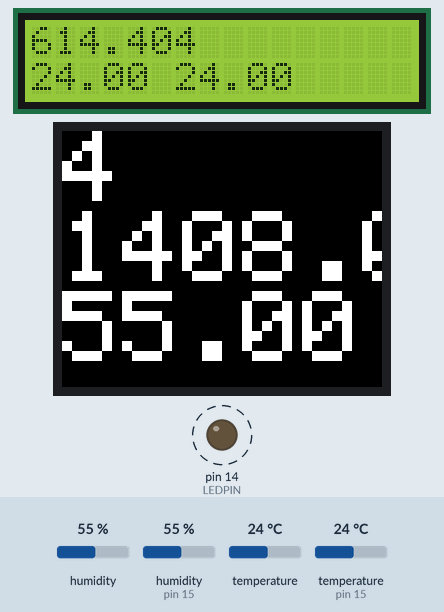
Simulated run of this sketch. Board: Arduino Uno, built with avr-gcc and run on an emulated ATmega328P. Parts: 16×2 character LCD, 160×128 colour display, output pins drawn as LEDs (lit = HIGH). Wiring (inferred from the names in the program): DHT11 sensor: data pin 15; TMP102 temperature sensor at I2C address 0x48. Dashed ring = blinking. The test bench sets the inputs (shaded band); at power-on: humidity 55 %, humidity (sensor on pin 15) 55 %, temperature 24 °C, temperature (sensor on pin 15) 24 °C. What the sketch prints to the serial monitor is not drawn.

Above: at 4.9 s.
5.0 s: humidity (sensor 0) set to 22 %
At 9.11 s:
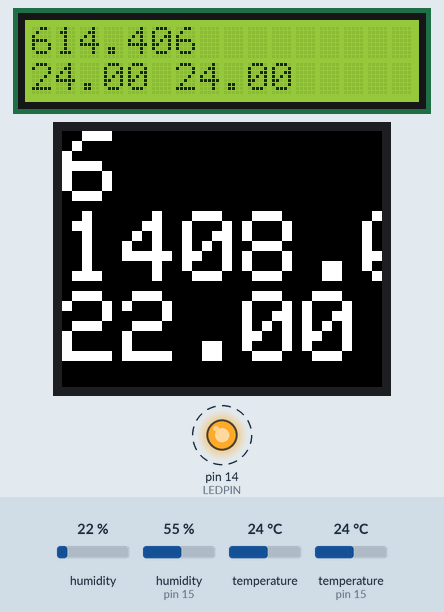
10.4 s: humidity (sensor on pin 15) set to 22 %
At 12.9 s:
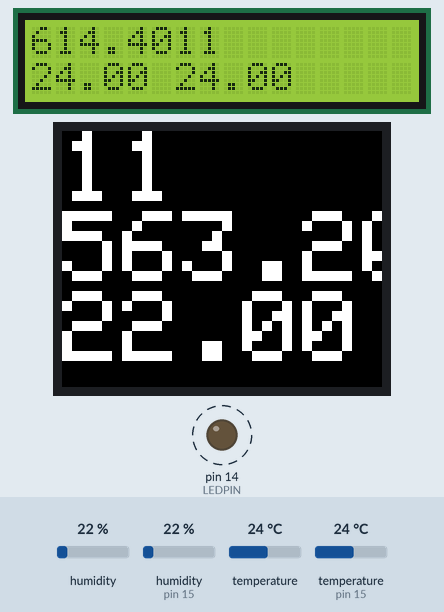
13.2 s: temperature (sensor 0) set to 12 °C
At 15.4 s:
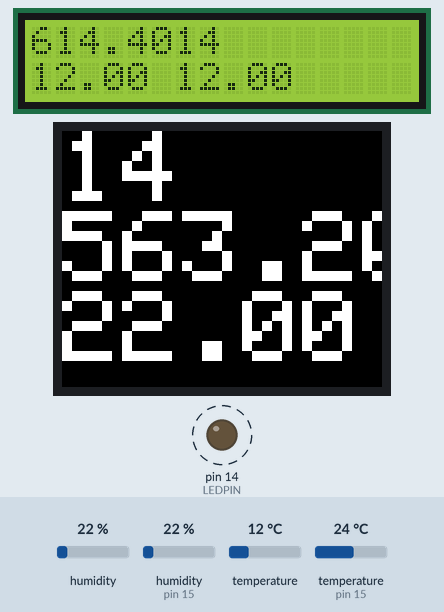
15.7 s: temperature (sensor on pin 15) set to 12 °C
At 17.7 s:
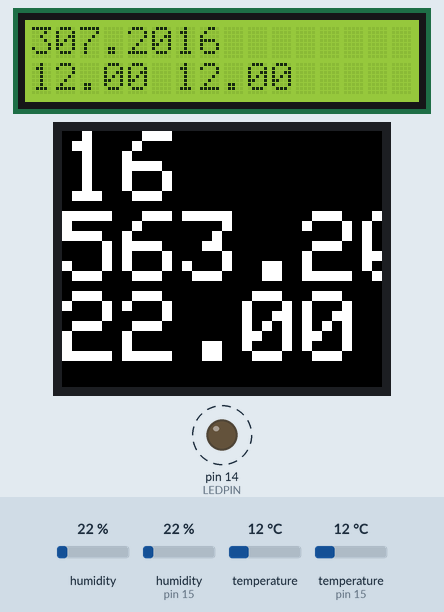
18.0 s: humidity (sensor 0) set to 40 %
At 20.1 s:
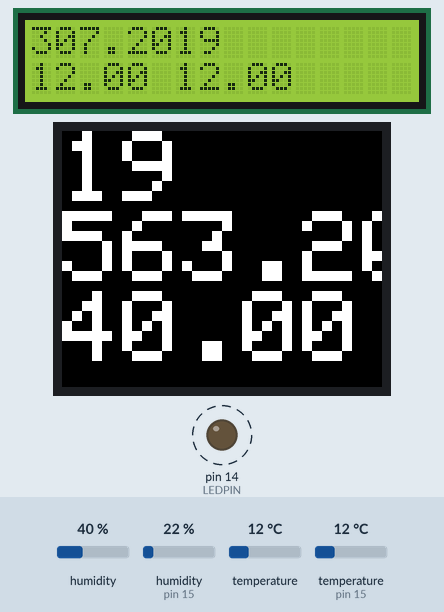
20.6 s: humidity (sensor on pin 15) set to 40 %
At 22.4 s:
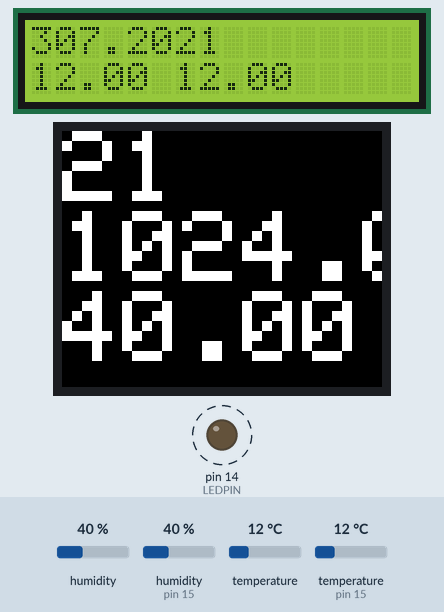
Timing chart, 0 to 24.0 s (numbered marks = the images above; inputs shaded):
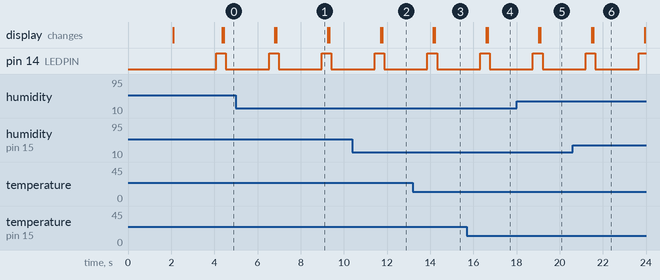

Measured:
- by itself, pin 14 (LEDPIN): alternates HIGH for 0.45 s and LOW for 2.0 s
- what the display in image 1 shows lasts 2.4 s, from 6.9 s to 9.3 s

The sketch:

AllSensorsScreens.ino
```cpp
#include "Arduino.h"

//Libraries
#include <DHT.h>
#include <Wire.h>
#include "Adafruit_HTU21DF.h"
#include <TFT.h>
#include <SPI.h>
#include <LiquidCrystal.h>
#include <stdio.h>


//Constants
#define LEDPIN 14     		// LED PIN
#define DHTPIN 15     		// DHT sensor PIN
#define DHTTYPE DHT22   	// DHT 22  (AM2302)
#define TMP102_I2CADDR 0x48	//TMP102 address
// TFT Parameterspin definition for the Uno
#define CS   10
#define DC   9
#define RST  8


// Initialize DHT sensor for normal 16mhz Arduino
DHT dht(DHTPIN, DHTTYPE);

// Initialize HTU sensor
Adafruit_HTU21DF htu = Adafruit_HTU21DF();

// Initialize the library with the numbers of the interface pins
LiquidCrystal lcd(2, 3, 4, 5, 6, 7);

// Initialise TFT
TFT TFTscreen = TFT(CS, DC, RST);

//Variables
//int chk;
float hum; 	 				//Stores humidity value
float temp; 				//Stores temperature value

char output[5];		// char array to print to the screen
float temperature[3];
float humidity[3];


void setup()
{
  Serial.begin(9600);

  //led
  pinMode(LEDPIN, OUTPUT);  // Set digital pin 2 -> output

  //init DHT
  dht.begin();

  //init HTU
  if (!htu.begin()) {
     Serial.println("Couldn't find sensor!");
     while (1);
   }

  //init  LCD: set up  number of columns and rows:
  lcd.begin(16, 2);
  lcd.print("Starting");

  //initTFT
  TFTscreen.begin();
  TFTscreen.background(0, 0, 0); 				// clear the screen with a black background
  TFTscreen.stroke(255, 255, 255);				// set the font color to white
  TFTscreen.setTextSize(2);						// set the font size
  TFTscreen.text("Starting", 0, 0); 	// write the text to the top left corner of the screen

  delay(2000);
  lcd.clear();
  TFTscreen.setTextSize(5);			  			// ste the font size very large for the loop
}


void runDHT22()
{
	//Read data and store it to variables hum and temp
	hum		= dht.readHumidity();
    temp	= dht.readTemperature();

    //Print temp and humidity values to lcd
    // set the cursor to column 0, line 0
    lcd.setCursor(0, 0);
    lcd.print(temp);

    lcd.print(millis() / 1000);   // print the number of seconds since reset:

    temperature[0]  = temp;
    humidity[0]		= hum;

    Serial.print("\tDHT\tT: ");
	Serial.print(temp);
	Serial.print("\tH: ");
	Serial.println(hum);
}


void runHTU()
{
	 hum	= htu.readHumidity();
     temp	= htu.readTemperature();

     lcd.setCursor(0, 1);
     lcd.print(temp);

     temperature[1]	= temp;
     humidity[1]	= hum;

     Serial.print("\tHTU\tT: ");
	 Serial.print(temp);
	 Serial.print("\tH: ");
	 Serial.println(hum);
}


void runTMP102(){
	float temp = getTMP102Temperature();

	lcd.setCursor(6, 1);
	lcd.print(temp);

	temperature[2] = temp;

	Serial.print("\tTMP\tT: ");
	Serial.println(temp);
}


float getTMP102Temperature(){
  Wire.requestFrom(TMP102_I2CADDR,2);

  byte MSB = Wire.read();
  byte LSB = Wire.read();

  //it's a 12bit int, using two's compliment for negative
  int TemperatureSum = ((MSB << 8) | LSB) >> 4;

  float celsius = TemperatureSum*0.0625;
  return celsius;
}


void showTFT(){
	String timeStr = String(millis()/1000);
	TFTscreen.stroke(255, 255, 255);
	 // clear the screen before starting again
	TFTscreen.background(0,0,0);
	// print the sensor value
	TFTscreen.text( String(millis()/1000).c_str(), 0, 0);
	TFTscreen.text(String(humidity[0]).c_str(), 0, 40);
	TFTscreen.text(String(humidity[1]).c_str(), 0, 80);
}


void loop(){
	digitalWrite(LEDPIN, LOW);      // Pin 12 = 5 V, LED emits light
    delay(2000);
	digitalWrite(LEDPIN, HIGH);      // Pin 12 = 5 V, LED emits light
    Serial.println(millis()/1000);
	runDHT22();
	runHTU();
	runTMP102();
	showTFT();
	delay(100);
}
```

.ino.cpp
```cpp
#ifdef __IN_ECLIPSE__
//This is a automatic generated file
//Please do not modify this file
//If you touch this file your change will be overwritten during the next build
//This file has been generated on 2017-07-27 16:20:35

#include "Arduino.h"
#include "Arduino.h"
#include <DHT.h>
#include <Wire.h>
#include "Adafruit_HTU21DF.h"
#include <TFT.h>
#include <SPI.h>
#include <LiquidCrystal.h>
#include <stdio.h>
void setup() ;
void runDHT22() ;
void runHTU() ;
void runTMP102();
float getTMP102Temperature();
void showTFT();
void loop();

#include "AllSensorsScreens.ino"


#endif
```

DHT.h
```cpp
// (licence header left out)
#ifndef DHT_H
#define DHT_H

#if ARDUINO >= 100
 #include "Arduino.h"
#else
 #include "WProgram.h"
#endif


// Uncomment to enable printing out nice debug messages.
//#define DHT_DEBUG

// Define where debug output will be printed.
#define DEBUG_PRINTER Serial

// Setup debug printing macros.
#ifdef DHT_DEBUG
  #define DEBUG_PRINT(...) { DEBUG_PRINTER.print(__VA_ARGS__); }
  #define DEBUG_PRINTLN(...) { DEBUG_PRINTER.println(__VA_ARGS__); }
#else
  #define DEBUG_PRINT(...) {}
  #define DEBUG_PRINTLN(...) {}
#endif

// Define types of sensors.
#define DHT11 11
#define DHT22 22
#define DHT21 21
#define AM2301 21


class DHT {
  public:
   DHT(uint8_t pin, uint8_t type, uint8_t count=6);
   void begin(void);
   float readTemperature(bool S=false, bool force=false);
   float convertCtoF(float);
   float convertFtoC(float);
   float computeHeatIndex(float temperature, float percentHumidity, bool isFahrenheit=true);
   float readHumidity(bool force=false);
   boolean read(bool force=false);

 private:
  uint8_t data[5];
  uint8_t _pin, _type;
  #ifdef __AVR
    // Use direct GPIO access on an 8-bit AVR so keep track of the port and bitmask
    // for the digital pin connected to the DHT.  Other platforms will use digitalRead.
    uint8_t _bit, _port;
  #endif
  uint32_t _lastreadtime, _maxcycles;
  bool _lastresult;

  uint32_t expectPulse(bool level);

};

class InterruptLock {
  public:
   InterruptLock() {
    noInterrupts();
   }
   ~InterruptLock() {
    interrupts();
   }

};

#endif
```
